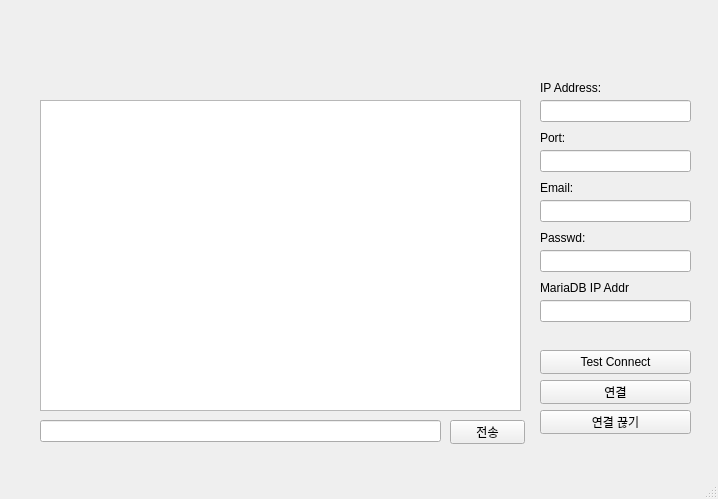
<?xml version="1.0" encoding="UTF-8"?>
<ui version="4.0">
 <class>MainWindow</class>
 <widget class="QMainWindow" name="MainWindow">
  <property name="geometry">
   <rect>
    <x>0</x>
    <y>0</y>
    <width>718</width>
    <height>499</height>
   </rect>
  </property>
  <property name="windowTitle">
   <string>MainWindow</string>
  </property>
  <widget class="QWidget" name="centralwidget">
   <widget class="QPushButton" name="btn_second">
    <property name="geometry">
     <rect>
      <x>450</x>
      <y>420</y>
      <width>75</width>
      <height>24</height>
     </rect>
    </property>
    <property name="text">
     <string>전송</string>
    </property>
   </widget>
   <widget class="QLineEdit" name="lineTxt">
    <property name="geometry">
     <rect>
      <x>40</x>
      <y>420</y>
      <width>401</width>
      <height>22</height>
     </rect>
    </property>
   </widget>
   <widget class="QPlainTextEdit" name="plainMessage">
    <property name="geometry">
     <rect>
      <x>40</x>
      <y>100</y>
      <width>481</width>
      <height>311</height>
     </rect>
    </property>
   </widget>
   <widget class="QPushButton" name="btn_disconnect">
    <property name="geometry">
     <rect>
      <x>540</x>
      <y>410</y>
      <width>151</width>
      <height>24</height>
     </rect>
    </property>
    <property name="text">
     <string>연결 끊기</string>
    </property>
   </widget>
   <widget class="QLineEdit" name="line_ipaddr">
    <property name="geometry">
     <rect>
      <x>540</x>
      <y>100</y>
      <width>151</width>
      <height>22</height>
     </rect>
    </property>
   </widget>
   <widget class="QLabel" name="lblIPAddress">
    <property name="geometry">
     <rect>
      <x>540</x>
      <y>80</y>
      <width>61</width>
      <height>16</height>
     </rect>
    </property>
    <property name="text">
     <string>IP Address:</string>
    </property>
   </widget>
   <widget class="QLineEdit" name="line_port">
    <property name="geometry">
     <rect>
      <x>540</x>
      <y>150</y>
      <width>151</width>
      <height>22</height>
     </rect>
    </property>
   </widget>
   <widget class="QLabel" name="lblPort">
    <property name="geometry">
     <rect>
      <x>540</x>
      <y>130</y>
      <width>61</width>
      <height>16</height>
     </rect>
    </property>
    <property name="text">
     <string>Port:</string>
    </property>
   </widget>
   <widget class="QPushButton" name="btn_testConnect">
    <property name="geometry">
     <rect>
      <x>540</x>
      <y>350</y>
      <width>151</width>
      <height>24</height>
     </rect>
    </property>
    <property name="text">
     <string>Test Connect</string>
    </property>
   </widget>
   <widget class="QPushButton" name="btn_connect">
    <property name="geometry">
     <rect>
      <x>540</x>
      <y>380</y>
      <width>151</width>
      <height>24</height>
     </rect>
    </property>
    <property name="text">
     <string>연결</string>
    </property>
   </widget>
   <widget class="QLabel" name="lblPasswd">
    <property name="geometry">
     <rect>
      <x>540</x>
      <y>230</y>
      <width>61</width>
      <height>16</height>
     </rect>
    </property>
    <property name="text">
     <string>Passwd:</string>
    </property>
   </widget>
   <widget class="QLabel" name="lblEmail">
    <property name="geometry">
     <rect>
      <x>540</x>
      <y>180</y>
      <width>61</width>
      <height>16</height>
     </rect>
    </property>
    <property name="text">
     <string>Email:</string>
    </property>
   </widget>
   <widget class="QLineEdit" name="line_passwd">
    <property name="geometry">
     <rect>
      <x>540</x>
      <y>250</y>
      <width>151</width>
      <height>22</height>
     </rect>
    </property>
    <property name="inputMask">
     <string/>
    </property>
    <property name="text">
     <string/>
    </property>
   </widget>
   <widget class="QLineEdit" name="line_email">
    <property name="geometry">
     <rect>
      <x>540</x>
      <y>200</y>
      <width>151</width>
      <height>22</height>
     </rect>
    </property>
   </widget>
   <widget class="QLineEdit" name="line_mariadb_ip_addr">
    <property name="geometry">
     <rect>
      <x>540</x>
      <y>300</y>
      <width>151</width>
      <height>22</height>
     </rect>
    </property>
    <property name="inputMask">
     <string/>
    </property>
    <property name="text">
     <string/>
    </property>
   </widget>
   <widget class="QLabel" name="lblMariaDB_IpAddr">
    <property name="geometry">
     <rect>
      <x>540</x>
      <y>280</y>
      <width>101</width>
      <height>16</height>
     </rect>
    </property>
    <property name="text">
     <string>MariaDB IP Addr</string>
    </property>
   </widget>
  </widget>
  <widget class="QMenuBar" name="menubar">
   <property name="geometry">
    <rect>
     <x>0</x>
     <y>0</y>
     <width>718</width>
     <height>22</height>
    </rect>
   </property>
  </widget>
  <widget class="QStatusBar" name="statusbar"/>
 </widget>
 <resources/>
 <connections/>
</ui>
